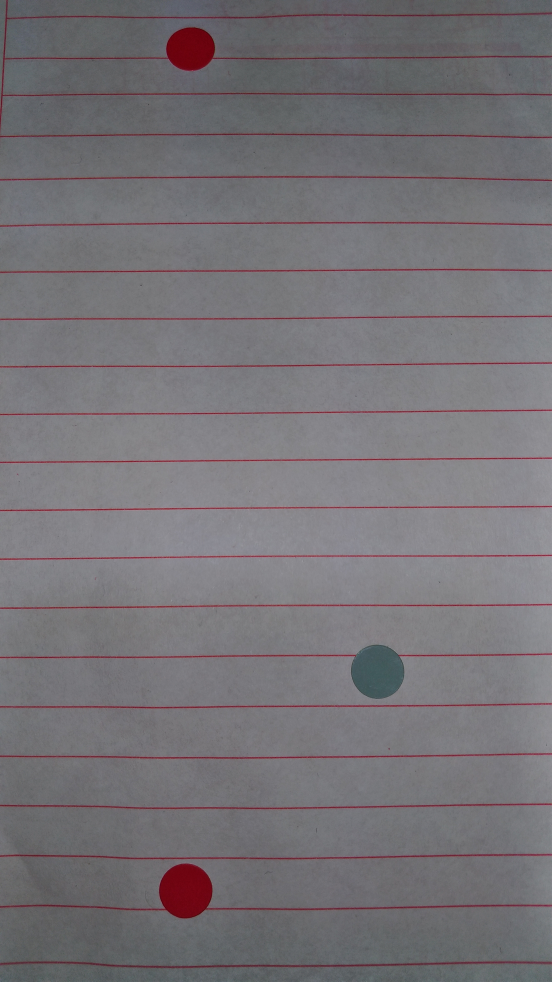
#> input picture distance.jpg, 2208 x 3928 px (shown at 1/4 size)
$ python dintance.py
#> lines starting #> are read from the running program, lines starting #| are printed output that depends on the picture; long printed decimals are rounded
import  cv2
from math import pow
#载入并显示图片
img=cv2.imread('distance.jpg',-1)
#> img is the input picture: shape (3928, 2208, 3); mean B, G, R 118.4, 114.2, 117.7
size = img.shape
#> size = (3928, 2208, 3)
print(size[0])
#| 3928
imS = cv2.resize(img, (int(size[1]*0.1),int(size[0]*0.1)))
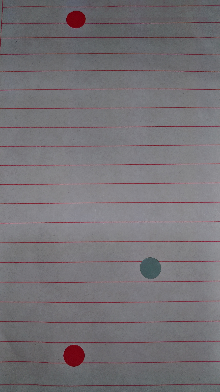
#> imS: shape (392, 220, 3); mean B, G, R 118.2, 114, 117.6
cv2.imshow('img',imS)
#灰度化
gray=cv2.cvtColor(img,cv2.COLOR_BGR2GRAY)
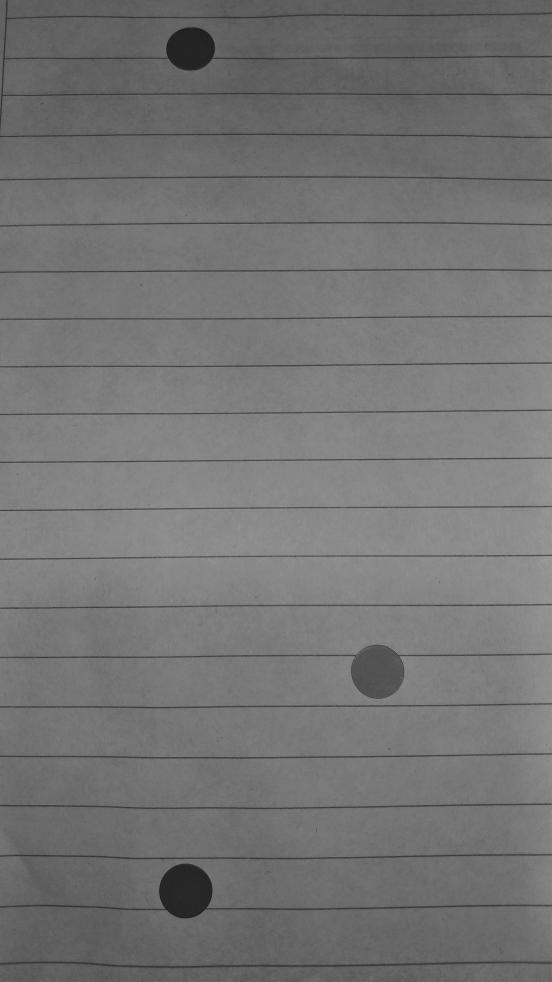
#> gray: shape (3928, 2208) (shown at 1/4 size); min 11, max 199, mean 115.7
#输出图像大小，方便根据图像大小调节minRadius和maxRadius
print(img.shape)
#| (3928, 2208, 3)
#霍夫变换圆检测
circles= cv2.HoughCircles(gray,cv2.HOUGH_GRADIENT,1,100,param1=100,param2=30,minRadius=5,maxRadius=300)
#> circles = [[1511.5, 2688.5, 106.4], [743.5, 3559.5, 105.9], [771.5, 193.5, 87], [1529.5, 3781.5, 154.1], [316.5, 3696.5, 160.1], [2037.5, 3887.5, 46.3], [345.5, 3900.5, 52.9], [1820.5, 3880.5, 35.2], [222.5, 3872.5, 28.8], [195.5, 434.5, 56.7]]
#输出返回值，方便查看类型
print(circles)
#| [[[1511.5 2688.5  106.4]
#|   [ 743.5 3559.5  105.9]
#|   [ 771.5  193.5   87. ]
#|   [1529.5 3781.5  154.1]
#|   [ 316.5 3696.5  160.1]
#|   [2037.5 3887.5   46.3]
#|   [ 345.5 3900.5   52.9]
#|   [1820.5 3880.5   35.2]
#|   [ 222.5 3872.5   28.8]
#|   [ 195.5  434.5   56.7]]]
#输出检测到圆的个数
print("number")
print(len(circles[0]))
#| 10

print('-----------------------------------')
#根据检测到圆的信息，画出每一个圆
for circle in circles[0]:
    #圆的基本信息
    print(circle[2])
    #坐标行列
    x=int(circle[0])
    y=int(circle[1])
    #半径
    r=int(circle[2])
    #在原图用指定颜色标记出圆的位置
    img=cv2.circle(img,(x,y),r,(0,255,0),-1)
#> this loop made 10 passes
#> (circle, x, y, r) on passes 1 to 10: ([1511.5, 2688.5, 106.4], 1511, 2688, 106), ([743.5, 3559.5, 105.9], 743, 3559, 105), ([771.5, 193.5, 87], 771, 193, 87), ([1529.5, 3781.5, 154.1], 1529, 3781, 154), ([316.5, 3696.5, 160.1], 316, 3696, 160), ([2037.5, 3887.5, 46.3], 2037, 3887, 46), ([345.5, 3900.5, 52.9], 345, 3900, 52), ([1820.5, 3880.5, 35.2], 1820, 3880, 35), ([222.5, 3872.5, 28.8], 222, 3872, 28), ([195.5, 434.5, 56.7], 195, 434, 56)
#| 106.4
#| 105.9
#| 87.0
#| 154.1
#| 160.1
#| 46.3
#| 52.9
#| 35.2
#> (further printed lines are left out)
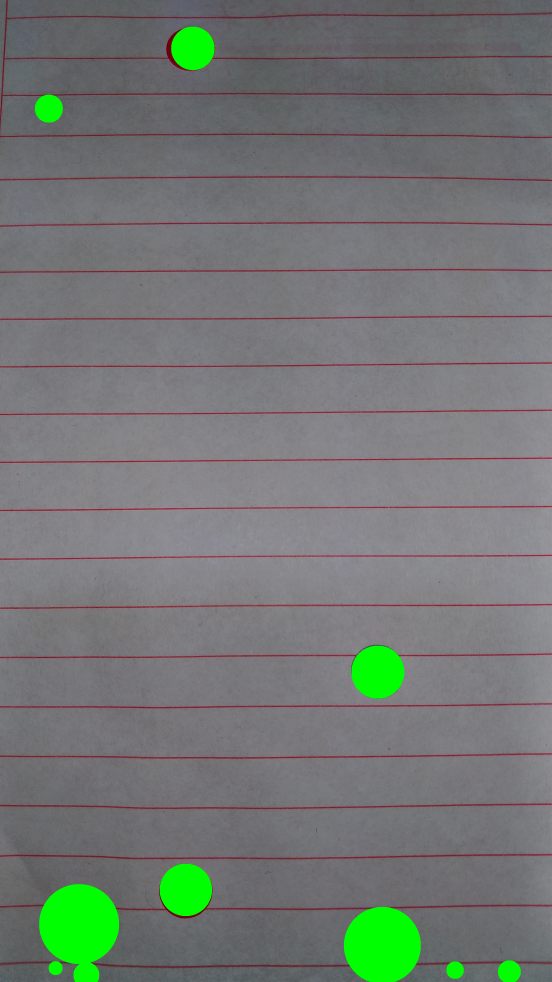
#> img: shape (3928, 2208, 3) (shown at 1/4 size); mean B, G, R 115.8, 119.9, 114.6
x_squre=pow((circles[0][1][0]-circles[0][2][0]),2)
#> x_squre = 784
y_squre=pow((circles[0][1][1]-circles[0][2][1]),2)
#> y_squre = 11329956
dis=(x_squre+y_squre)**0.5
#> dis = 3366.1
prop=dis/15 #cm
#> prop = 224.4
x_squre=pow((circles[0][0][0]-circles[0][2][0]),2)
#> x_squre = 547600
y_squre=pow((circles[0][0][1]-circles[0][2][1]),2)
#> y_squre = 6225025
dis=(x_squre+y_squre)**0.5
#> dis = 2602.4
print(dis/prop)
#| 11.597
x_squre=pow((circles[0][0][0]-circles[0][1][0]),2)
#> x_squre = 589824
y_squre=pow((circles[0][0][1]-circles[0][1][1]),2)
#> y_squre = 758641
dis=(x_squre+y_squre)**0.5
#> dis = 1161.2
print(dis/prop)
#| 5.175
#显示新图像
#line(img, (circles[0][0][0],circles[0][0][1]),(circles[0][1][0],circles[0][1][1]), (0,255,0), thickness=1,lineType=8, shift=0)
img = cv2.resize(img, (int(size[1]*0.1),int(size[0]*0.1)))
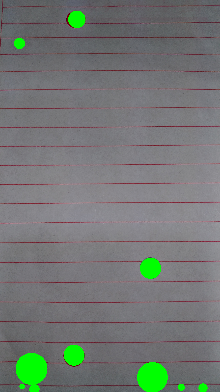
#> img: shape (392, 220, 3); mean B, G, R 115.6, 119.7, 114.5
cv2.imshow('res',img)

#按任意键退出
cv2.waitKey(0)
cv2.destroyAllWindows()
